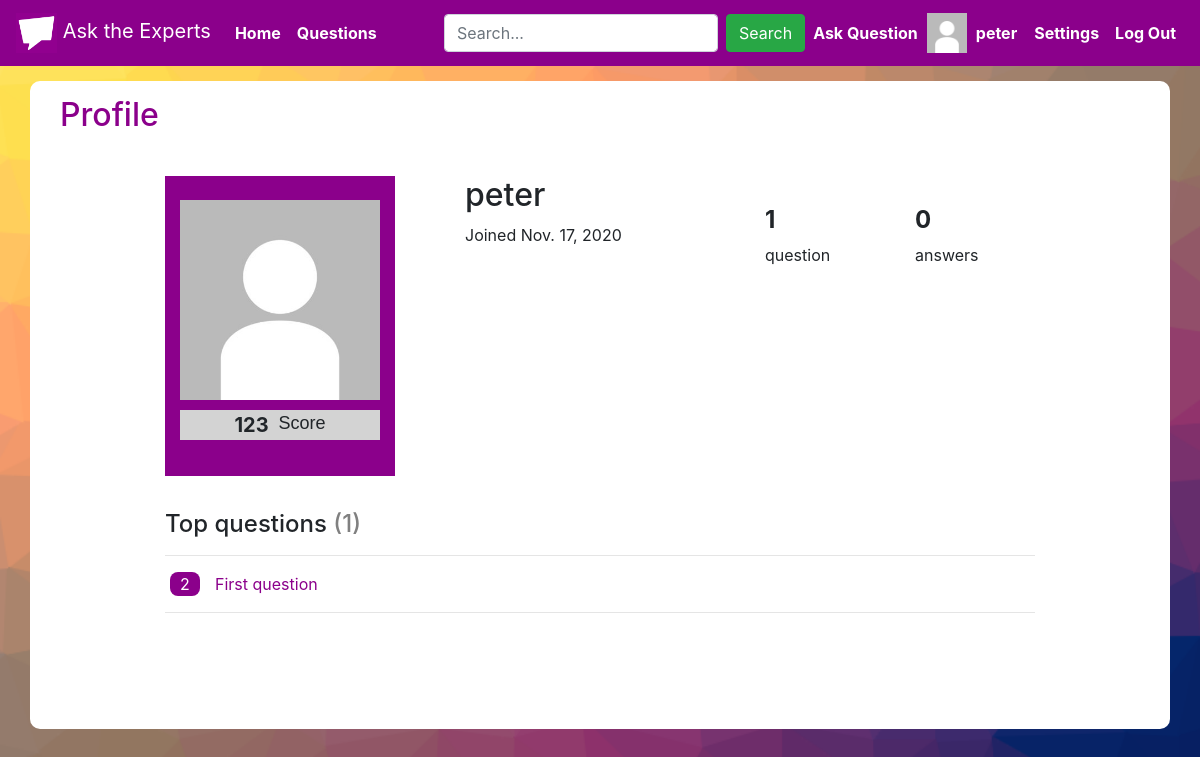
Before: /profile/2/peter with the older database file.
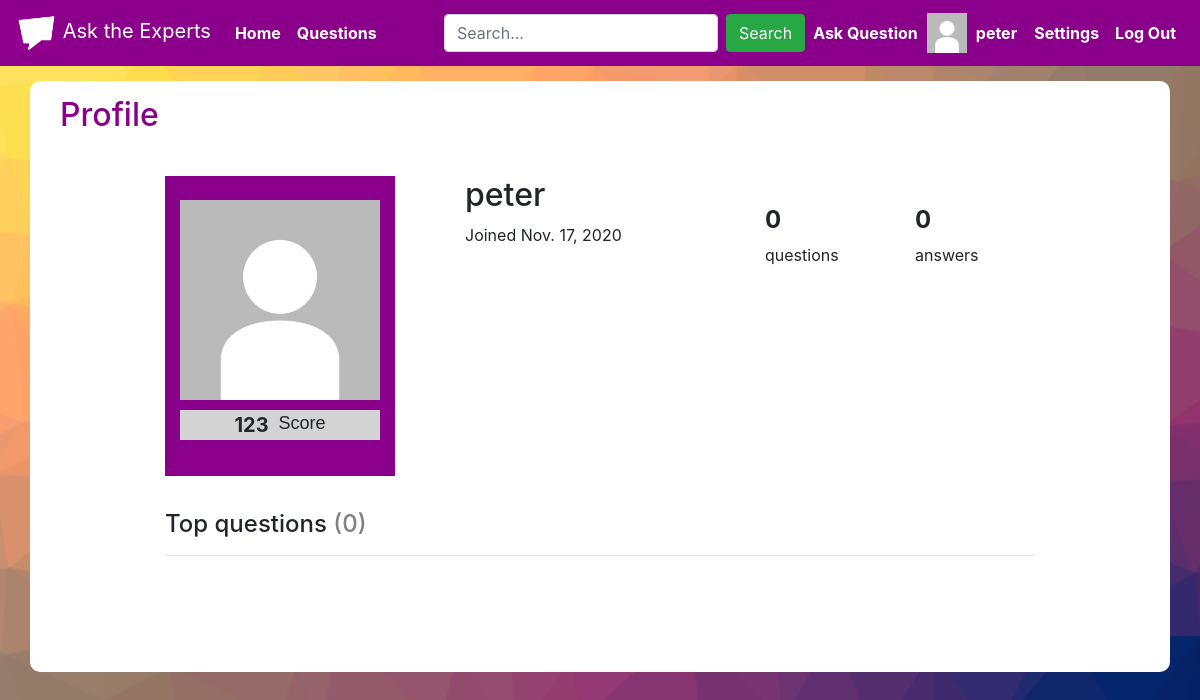
After: the same page with the newer database file.
### asktheexperts/models.py (models this page shows, shortened)
class User(AbstractUser):
    photo = models.ImageField(upload_to='images/', default="images/default_image.jpg")
    upvote_question = models.ManyToManyField("Question", symmetrical=False, related_name="question_upvoted")
    upvote_answer = models.ManyToManyField("Answer", symmetrical=False, related_name="answer_upvoted")
    downvote_question = models.ManyToManyField("Question", symmetrical=False, related_name="question_downvoted")
    downvote_answer = models.ManyToManyField("Answer", symmetrical=False, related_name="answer_downvoted")
    score = models.IntegerField(default=1)
    joined = models.DateField(auto_now_add=True)

class Question(models.Model):
    user = models.ForeignKey("User", on_delete=models.CASCADE, related_name="questioned")
    title = models.CharField(max_length=64)
    content = models.TextField(max_length=255)
    votes = models.IntegerField(default=0)
    timestamp = models.DateTimeField(auto_now_add=True)

### asktheexperts/views.py (the view)
# urls.py: path("profile/<int:user_id>/<str:username>", views.profile, name="profile"),
def profile(request, user_id, username):
    user = User.objects.get(id=user_id)
    questions = Question.objects.filter(user_id=user.id).order_by("-votes")
    return render(request, "asktheexperts/profile.html", {
        "user": user,
        "questions": questions
    })

### asktheexperts/templates/asktheexperts/profile.html (shortened to what this page needs)
{% extends "asktheexperts/layout.html" %}
{% load static %}
{% block body %}
    <div class="container questions white-div">
        <div class="container top-header">
            <h2 class="darkmagenta">Profile</h2>
        </div>
        <br>
        <div class="container count-buttons-div">
            <div class="row questions-count">
                <div class="col">
                    <div id="photo-box" class="col">
                        <br>
                        <img src="{{ user.photo.url }}" height="200px" width="200px">
                        <br>
                        <div class="col">
                            <div id="score-box" class="row justify-content-center">
                                <span id="user-score">{{ user.score }}</span>
                                <span id="score-tag">Score</span>
                            </div>
                        </div>
                    </div>
                </div>
                <div class="col">
                    <h2>
                        {{ user.username }}
                    </h2>
                    Joined {{ user.joined }}
                </div>
                <div class="col">
                    <div id="profile-info-div" class="row">
                        <div class="col">
                            <h4><strong>{{ user.questioned.count}}</strong></h4> {% if user.questioned.count == 1 %} question{% else %} questions{% endif %}
                        </div>
                        <div class="col">
                            <h4><strong>{{ user.answered_user.count }}</strong></h4> {% if user.answered_user.count == 1 %} answer{% else %} answers{% endif %}
                        </div>
                    </div>
                </div>
            </div>
            <br>
            <h4>Top questions <span id="profile-question-count">({{ questions.count }})</span></h4>
            <hr>
            {% for question in questions %}
                <div class="row margin-5">
                    <div class="col" id="profile-questions-div">
                        <div class="row justify-content-center">{{ question.answered_question.count }}</div>
                    </div>
                    <div class="col">
                        <a class="no-decoration" href="{% url 'question' question.id %}"><span class="darkmagenta">{{ question.title }}</span></a>
                    </div>
                </div>
                <hr>
            {% endfor %}
        </div>
    </div>
{% endblock %}

### asktheexperts/templates/asktheexperts/layout.html (shortened to what this page needs)
{% load static %}
<!DOCTYPE html>
<html lang="en">
    <head>
        <link rel="stylesheet" href="https://stackpath.bootstrapcdn.com/bootstrap/4.4.1/css/bootstrap.min.css">
        <link href="{% static 'asktheexperts/styles.css' %}" rel="stylesheet">
    </head>
    <body>
        <nav id="nav-bar" class="navbar navbar-expand-lg navbar-dark">
            <a class="navbar-brand" href="{% url 'index' %}">
                <img src="static/logo.png" height="40px" loading="lazy">
                Ask the Experts
            </a>
            <div class="collapse navbar-collapse" id="navbarSupportedContent">
                <ul class="navbar-nav mr-auto">
                    <li class="nav-item active">
                        <a class="nav-link" href="{% url 'index' %}"><strong>Home</strong> <span class="sr-only">(current)</span></a>
                    </li>
                    <li class="nav-item active">
                        <a class="nav-link" href="{% url 'questions' %}"><strong>Questions</strong></a>
                    </li>
                </ul>
                <ul class="navbar-nav ml-auto">
                    <form class="form-inline my-2 my-lg-0" action="{% url 'search' %}" method="get">
                        <input class="form-control mr-sm-2" type="text" name="q" placeholder="Search..." aria-label="Search">
                        <button class="btn btn-success my-2 my-sm-0" type="submit">Search</button>
                    </form>
                    {% if user.is_authenticated %}
                        <li class="nav-item active">
                            <a class="nav-link" href="{% url 'ask_question' %}"><strong>Ask Question</strong></a>
                        </li>
                        <a class="no-decoration" href="{% url 'profile' user.id user.username %}">
                            <div class="row" style="margin-left: 1px; margin-right: 1px;">
                                <li class="nav-item active">
                                    <img src="{{ user.photo.url }}" height="40px" width="40px">
                                </li>
                                <li class="nav-item active" style="margin-left: 1px;">
                                    <span class="nav-link"><strong>{{ user.username }}</strong></span>
                                </li>
                            </div>
                        </a>
                        <li class="nav-item active">
                            <a class="nav-link" href="{% url 'settings' %}"><strong>Settings</strong></a>
                        </li>
                        <li class="nav-item active">
                            <a class="nav-link" href="{% url 'logout' %}"><strong>Log Out</strong></a>
                        </li>
                    {% endif %}
                </ul>
            </div>
        </nav>
        {% block body %}
        {% endblock %}
    </body>
</html>

Changed rows visible on the page:
removed Question: answered_question.count "2", title "First question"
computed for User "peter": questioned.count "1" → "0"
Other visible differences:
{{ questions.count }}: "1" → "0"
text no longer shown: "question"
text now shown: "questions"
